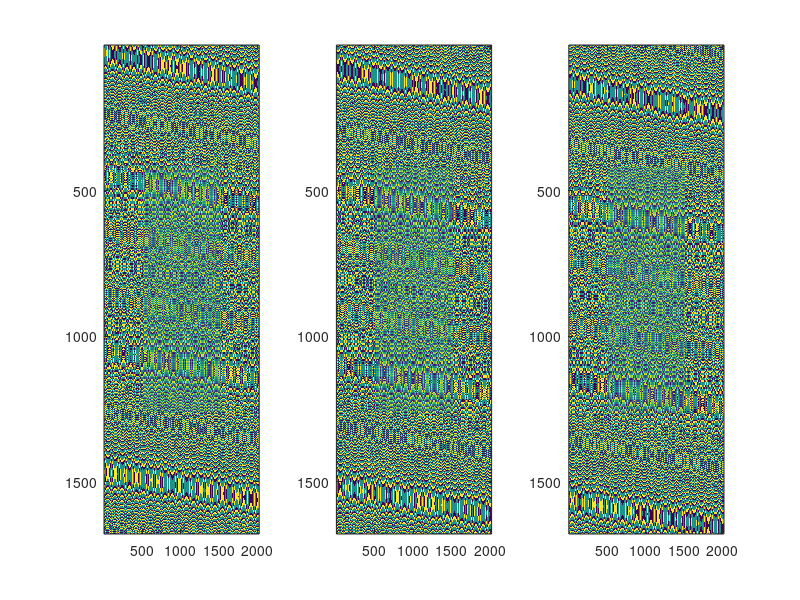

Write MATLAB code to recreate this figure. (Note: this script raises an error after producing the figure.)
clear; clc;

%%参数与初始化
EarthMass = 6e24; %地球质量(kg)
EarthRadius = 6.37e6; %地球半径6371km
Gravitational = 6.67e-11; %万有引力常量
f0 = 5.4e9; % 中心频率
H = 755e3; % 飞行高度
Tr = 50e-6; % 脉冲宽度
Br = 2.8 * 6e6; % 子带带宽
Fr = 1.2*Br; % 子带采样率
step_f = Br;
sub_N = 3;
sub_f = f0+(1:sub_N)*step_f;
f0 = sub_f((sub_N+1)/2);

% sub_f = [sub_f2];
c = 299792458;
Vr = sqrt(Gravitational*EarthMass/(EarthRadius + H)); %第一宇宙速度
Vg = Vr;
Vs = Vr;
La = 2*c/(sub_N*Br);
phi = deg2rad(20); % 俯仰角
incidence = deg2rad(20.5); % 入射角

Kr = Br/Tr;
sub_lambda = c./sub_f;
lambda = c/(f0);


R0 = H/cos(phi);
R_eta_c = H/cos(incidence);
theta_rc = acos(R0/R_eta_c);
eta_c = -R_eta_c*sin(theta_rc)/Vr;

sub_fnc = 2*Vr*sin(theta_rc)./sub_lambda;
fnc = 2*Vr*sin(theta_rc)/lambda;
Ta = 0.886*R_eta_c*lambda/(La*Vg*cos(theta_rc));
delta_fdop = 2*0.886*Vs*cos(theta_rc)/La; 
PRF = 1.7*delta_fdop;
% Ka = 2*Vr^2*cos(theta_rc)^3/(lambda*R0);

Nr = 2*ceil(Fr*Tr);
Na = 2*ceil(PRF*Ta);

% 构造距离向与方位向时间与频率
t_tau = 2*R_eta_c/c + (-Nr/2:Nr/2-1)*(1/Fr);
t_eta = eta_c+(-Na/2:Na/2-1)*(1/PRF);


f_tau = fftshift((-Nr/2:Nr/2-1)*(Fr/Nr));
f_eta = fnc+(-Na/2:Na/2-1)*(PRF/Na);

[mat_t_tau, mat_t_eta] = meshgrid(t_tau, t_eta);
[mat_f_tau, mat_f_eta] = meshgrid(f_tau, f_eta);

% 脉内串发，构造偏移时间
step_T = Tr+Tr;
sub_t_offset = (0:sub_N-1)*step_T; % 添加保护带，偏移时间为2*T

%% 点目标回波产生
pointx = 0;
pointy = 0;
point = [pointx, pointy];



S_echo = zeros(3, Na, Nr);
% noisy_A = randn([1,sub_N]);
% noisy_P = randn([1,sub_N])*2;
% noisy_T = randn([1,sub_N])*5*1e-9;

noisy_A = zeros(1,sub_N);
noisy_P = zeros(1,sub_N);
noisy_T = zeros(1,sub_N); 

kar = kaiser(Nr, 2.5);
kar = repmat(kar', Na, 1);

for i = 1:sub_N

    mat_t_tau_noisy = mat_t_tau - noisy_T(i);
    mat_t_eta_offset = mat_t_eta+sub_t_offset(i);

    R0_target = sqrt((R0*sin(phi)+point(1))^2+H^2);
    R_eta_target = sqrt(R0_target^2+(point(2)-Vr*mat_t_eta_offset).^2);
    t_etac_target = (point(2)-R0_target*tan(theta_rc))/Vr;

    Wr = (abs(mat_t_tau_noisy-2*R_eta_c/c) < Tr/2);
    % Wa = sinc((La*atan(Vg*(mat_t_eta_offset - t_etac_target)./R0_target)/sub_lambda(i))).^2;
    Wa = abs(mat_t_eta_offset - eta_c - sub_t_offset(i))<Ta/2;
    sub_phase = exp(1j*pi*Kr*(mat_t_tau_noisy-2*R_eta_target/c).^2).*exp(-2j*pi*sub_f(i)*2*R_eta_target/c).*exp(2j*pi*noisy_P(i));

    S_echo(i,:,:) = (1+noisy_A(i))*Wr.*Wa.*sub_phase;
end


figure("name", "回波");
for i = 1:sub_N
    subplot(1,sub_N,i);
    sub_S_echo = squeeze(S_echo(i, :, :));
    imagesc(angle(sub_S_echo));
end

%% 成像

uprate = sub_N*4;
Nr_up = Nr*uprate;
Na_up = Na*sub_N;
t_tau_upsample = 2*R_eta_c/c + (-Nr_up/2:Nr_up/2-1)*(1/(Fr*uprate));
f_tau_upsample = fftshift((-Nr_up/2:Nr_up/2-1)*(Fr/Nr));
[mat_t_tau_upsample, mat_t_eta_upsample] = meshgrid(t_tau_upsample, t_eta);
[mat_f_tau_upsample, mat_f_eta_upsample] = meshgrid(f_tau_upsample, f_eta);

figure("name", "子带成像");

target_upsample = zeros(3, Na, Nr_up);
R_ref = sqrt(R0_target^2+(point(2)-Vr*(mat_t_eta+sub_t_offset(((sub_N+1)/2)))).^2);
for i = 1:sub_N
    sub_S_echo = squeeze(S_echo(i, :, :));
    Hr =  (abs(mat_f_tau)<Br/2).*exp(1j*pi*mat_f_tau.^2/Kr);
    sub_S_ftau_eta = fft(sub_S_echo, Nr, 2);
    sub_S_ftau_eta = sub_S_ftau_eta.*Hr;

    R_eta = sqrt(R0_target^2+(point(2)-Vr*(mat_t_eta+sub_t_offset(i))).^2);
    sub_S_ftau_eta = sub_S_ftau_eta.*exp(-2j*pi*2*(R_eta-R_ref)/c.*mat_f_tau);%补偿串发导致的斜距差

    sub_S_tau_eta = ifft(sub_S_ftau_eta, Nr, 2);

    sub_S_tau_eta = sub_S_tau_eta.*exp(2j*pi*(fnc-sub_fnc(i)).*mat_t_eta); %移动多普勒中心

    sub_S_tau_feta = fft(sub_S_tau_eta, Na, 1);
    sub_S_tau_feta = sub_S_tau_feta.*exp(-2j*pi*mat_f_eta*sub_t_offset(i)); %方位向补偿时延

    mat_f_eta_offset = mat_f_eta;
    delta_R = lambda^2*R0*mat_f_eta_offset.^2/(8*Vr^2);
    G_rcmc = exp(1j*4*pi*mat_f_tau.*delta_R/c);
    sub_S_ftau_feta = fft(sub_S_tau_feta, Nr, 2);

    sub_S_ftau_feta = sub_S_ftau_feta.*G_rcmc;
    sub_S_tau_feta_rcmc = ifft(sub_S_ftau_feta, Nr, 2);

    mat_R0 = (mat_t_tau*c/2)*cos(theta_rc);
    Ka = 2 * Vr^2 * cos(theta_rc)^2 ./ (lambda * mat_R0);
    sub_S_tau_feta = sub_S_tau_feta_rcmc;
    Ha = exp(-1j*pi*mat_f_eta_offset.^2./Ka);
    offset = exp(-1j*2*pi*mat_f_eta_offset.*eta_c);
    sub_S_tau_feta = sub_S_tau_feta.*Ha.*offset;
    target = ifft(sub_S_tau_feta, Na, 1);

    sub_S_ftau_eta = fft(target, Nr, 2);
    s_f_upsample = zeros(Na, Nr_up);
    s_f_upsample(:,((Nr_up/2-Nr/2):(Nr_up/2+Nr/2-1))) = fftshift(sub_S_ftau_eta); % 不要把0补到频域中间
    % s_f_upsample = fftshift(s_f_upsample);
    target_upsample(i, :, :) = ifft(s_f_upsample, Nr_up, 2);
    subplot(1,sub_N,i);
    imagesc(abs(target));
end

%% 合成
S_ftau_eta = zeros(Na, Nr_up);
echo_ref = squeeze(target_upsample((sub_N+1)/2, :, :));
figure("name", "子带频谱");
for i = 1:sub_N
    target = squeeze(target_upsample(i, :, :));

    tar_ftau_eta = fft(target, Nr_up, 2);

    [max_value, a_f_pos] = max(max(tar_ftau_eta'));
    subplot(1,sub_N,i);
    plot(1:Nr_up, abs(tar_ftau_eta(a_f_pos, :)));

    target_shift = target.*exp(2j*pi*(i-(sub_N+1)/2)*step_f.*mat_t_tau_upsample);

    tar_ftau_eta = fft(target_shift, Nr_up, 2);

    S_ftau_eta = tar_ftau_eta+S_ftau_eta;
end

[max_value, a_f_pos] = max(max(S_ftau_eta'));
figure("name", "频域");
plot(1:Nr_up, abs(S_ftau_eta(a_f_pos, :)));

S_tau_eta = ifft(S_ftau_eta, Nr_up, 2);

figure('name', "脉冲对比");

target_one = squeeze(target_upsample(1, :,:));
% target_one = imrotate(target_one, rad2deg(theta_rc), 'bilinear', 'crop');

find_tmp = target_one';
[max_value, a_pos] = max(max(find_tmp));
[max_value, r_pos] = max(max(target_one));
plot_range = r_pos-Nr/2:r_pos+Nr/2;

target_plot = abs(target_one(a_pos, plot_range));
target_plot = (target_plot-min(target_plot))/(max(target_plot)-min(target_plot));

% S_tau_eta =  imrotate(S_tau_eta, rad2deg(theta_rc), 'bilinear', 'crop');
S_tau_eta_plot = abs(S_tau_eta(a_pos, plot_range));
S_tau_eta_plot = (S_tau_eta_plot-min(S_tau_eta_plot))/(max(S_tau_eta_plot)-min(S_tau_eta_plot));

S_tau_eta_db = 20*log10(S_tau_eta_plot);
target_db = 20*log10(target_plot);


plot(plot_range, S_tau_eta_db);
hold on;
plot(plot_range, target_db);
legend("合成带","子带");

figure("name","最终效果");
imagesc(abs(S_tau_eta));
